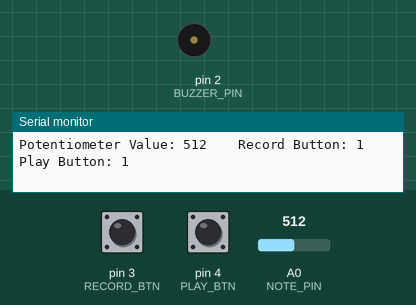
Recording of a sketch running on a simulated Arduino Nano, built with avr-gcc and run on an emulated ATmega328P. Parts: buzzer (waves = sounding), the last lines printed to the serial monitor. Inputs (shaded band) come from the test bench; at power-on: pin 4 (PLAY_BTN) HIGH, pin 3 (RECORD_BTN) HIGH, A0 (NOTE_PIN) = 512.

Above: at 1.2 s.
1.3 s: pin 4 (PLAY_BTN) pulled LOW for 1 s
At 1.89 s:
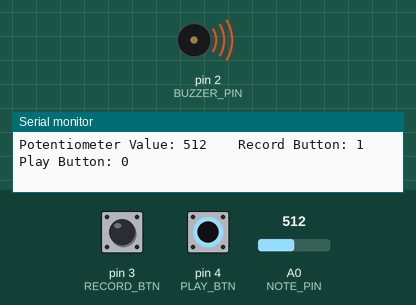
7.3 s: pin 4 (PLAY_BTN) pulled LOW for 3.2 s
At 11.3 s:
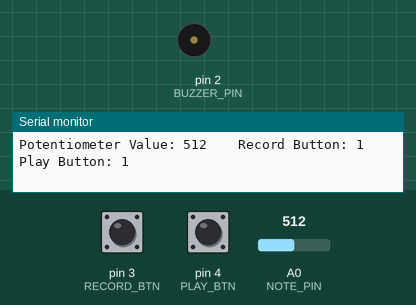
Timing chart, 0 to 12.8 s (numbered marks = the images above; inputs shaded):
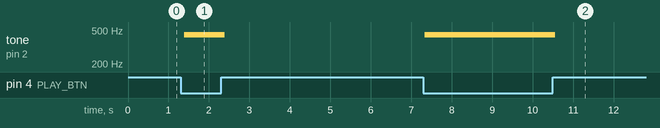

The sketch:

arduino-nano-starter.ino
```cpp
/***************************************************
 * Arduino Music Recorder (STARTER CODE)
 *
 * Goal:
 *  - Use an analog input to select a musical note
 *  - Play the note on a speaker
 *  - Press a button to record notes
 *  - Press another button to play them back
 *
 * TODOs are marked clearly below.
 ***************************************************/

/* ================= NOTE TABLES (PROVIDED) ================= */

const char* NOTE_NAMES[] = {
    "NOTE_B0", "NOTE_C1", "NOTE_CS1", "NOTE_D1", "NOTE_DS1",
    "NOTE_E1", "NOTE_F1", "NOTE_FS1", "NOTE_G1", "NOTE_GS1",
    "NOTE_A1", "NOTE_AS1", "NOTE_B1",
    "NOTE_C2", "NOTE_CS2", "NOTE_D2", "NOTE_DS2",
    "NOTE_E2", "NOTE_F2", "NOTE_FS2", "NOTE_G2", "NOTE_GS2",
    "NOTE_A2", "NOTE_AS2", "NOTE_B2",
    "NOTE_C3", "NOTE_CS3", "NOTE_D3", "NOTE_DS3",
    "NOTE_E3", "NOTE_F3", "NOTE_FS3", "NOTE_G3", "NOTE_GS3",
    "NOTE_A3", "NOTE_AS3", "NOTE_B3",
    "NOTE_C4", "NOTE_CS4", "NOTE_D4", "NOTE_DS4",
    "NOTE_E4", "NOTE_F4", "NOTE_FS4", "NOTE_G4", "NOTE_GS4",
    "NOTE_A4", "NOTE_AS4", "NOTE_B4",
    "NOTE_C5", "NOTE_CS5", "NOTE_D5", "NOTE_DS5",
    "NOTE_E5", "NOTE_F5", "NOTE_FS5", "NOTE_G5", "NOTE_GS5",
    "NOTE_A5", "NOTE_AS5", "NOTE_B5",
    "NOTE_C6", "NOTE_CS6", "NOTE_D6", "NOTE_DS6",
    "NOTE_E6", "NOTE_F6", "NOTE_FS6", "NOTE_G6", "NOTE_GS6",
    "NOTE_A6", "NOTE_AS6", "NOTE_B6",
    "NOTE_C7", "NOTE_CS7", "NOTE_D7", "NOTE_DS7",
    "NOTE_E7", "NOTE_F7", "NOTE_FS7", "NOTE_G7", "NOTE_GS7",
    "NOTE_A7", "NOTE_AS7", "NOTE_B7",
    "NOTE_C8", "NOTE_CS8", "NOTE_D8", "NOTE_DS8"
};

const int NOTE_FREQS[] = {
  31, 33, 35, 37, 39, 41, 44, 46, 49, 52, 55, 58, 62,
  65, 69, 73, 78, 82, 87, 93, 98, 104, 110, 117, 123,
  131, 139, 147, 156, 165, 175, 185, 196, 208, 220, 233, 247,
  262, 277, 294, 311, 330, 349, 370, 392, 415, 440, 466, 494,
  523, 554, 587, 622, 659, 698, 740, 784, 831, 880, 932, 988,
  1047, 1109, 1175, 1245, 1319, 1397, 1480, 1568, 1661, 1760, 1865, 1976,
  2093, 2217, 2349, 2489, 2637, 2794, 2960, 3136, 3322, 3520, 3729, 3951,
  4186, 4435, 4699, 4978
};

/* ================= GLOBAL STATE ================= */

int prev_note = 0;

const int MAX_NUM_NOTES = 20;
int notes_for_song[MAX_NUM_NOTES] = {};
int song_index = 0;

/* ================= PIN DEFINITIONS ================= */

const int BUZZER_PIN = 2; //D2, buzzer output pin
const int NOTE_PIN  = A0; //Potentiometer input
const int RECORD_BTN  = 3; //D3, record button
const int PLAY_BTN    = 4; //D4, play button

/* ================= SETUP ================= */

void setup() {
  Serial.begin(9600);

  pinMode(BUZZER_PIN, OUTPUT);

  // Buttons use internal pull-ups
  pinMode(RECORD_BTN, INPUT_PULLUP);
  pinMode(PLAY_BTN, INPUT_PULLUP);

  Serial.println("=== Arduino Music Recorder ===");
  Serial.println("Turn the knob and press buttons to test wiring.");
}

/* ================= MAIN LOOP ================= */

void loop() {

  // TODO: Read analog input (0–1023)
  int analog_value = analogRead(NOTE_PIN);

  /* ================= START DEBUG ================= */
  // FOR DEBUGGING ONLY, COMMENT OUT WHEN DONE VERIFYING CIRCUIT IS CORRECT

  //Check potentiometer input
  Serial.print("Potentiometer Value: ");
  Serial.print(analog_value);

  Serial.print("\t\tRecord Button: ");
  Serial.print(digitalRead(RECORD_BTN)); //0 when pressed

  Serial.print("\tPlay Button: ");
  Serial.println(digitalRead(PLAY_BTN)); //0 when pressed

  if (digitalRead(PLAY_BTN) == LOW){
    tone(BUZZER_PIN,440,100);
  };

  /* ================= END DEBUG ================= */

  // TODO: Map analog value to a note index (0–87)
  int note_index = 0;

  // TODO: If the note changed:
  //  - Print note name + frequency
  //  - Play the tone
  //  - Update prev_note


  // TODO: If record button is pressed:
  //  - Debounce the button
  //  - Store the current note in notes_for_song[]
  //  - Increment song_index
  //  - Print confirmation to Serial


  // TODO: If play button is pressed:
  //  - Debounce the button
  //  - Loop through stored notes
  //  - Play each note with a delay
  //  - Stop when a 0 is encountered


  delay(100);
}
```

Measured:
- after the input at 1.3 s, tone on pin 2 (BUZZER_PIN): silent → 440 Hz after 0.09 s, → silent 1.0 s later
- after the input at 7.3 s, tone on pin 2 (BUZZER_PIN): silent → 440 Hz at once, → silent 3.2 s later
